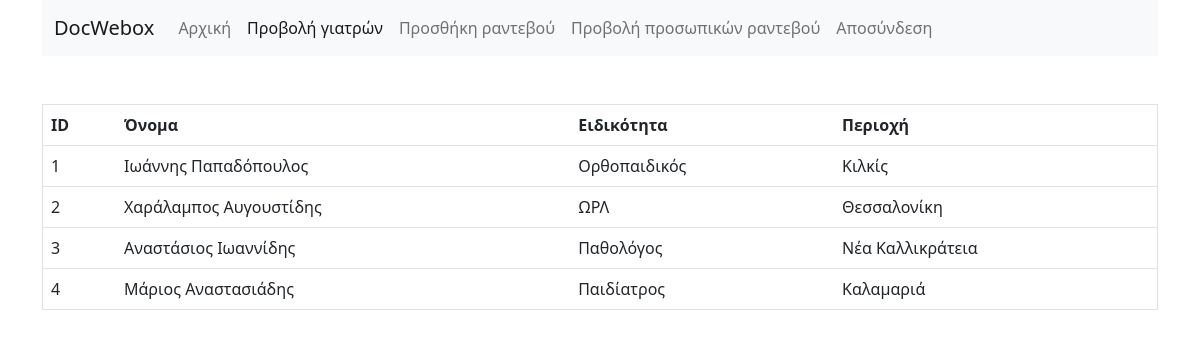
Page /ShowDocs.php (signed in) on the committed database.
### tables this page shows
CREATE TABLE `docs` (
  `id` int(11) NOT NULL,
  `fname` varchar(15) NOT NULL,
  `lname` varchar(15) NOT NULL,
  `exp` varchar(20) NOT NULL,
  `loc` varchar(20) NOT NULL
);

### ShowDocs.php (the view, shortened to what this page needs)
<?php
include "connect.php";
?>
<!DOCTYPE html>
<html>
	<head>
    	<link href="https://cdn.jsdelivr.net/npm/bootstrap@5.2.3/dist/css/bootstrap.min.css" rel="stylesheet">
	</head>
	<body>
	<div class="container">
	<nav class="navbar navbar-expand-lg navbar-light bg-light">
		<div class="container-fluid">
			<a class="navbar-brand" href="#">DocWebox</a>
			<div class="collapse navbar-collapse" id="navbarNavAltMarkup">
				<div class="navbar-nav">
				<a class="nav-item nav-link " href="welcome.php">Αρχική</a>
				<a class="nav-item nav-link active" aria-current="page" href="showDocs.php">Προβολή γιατρών</a>
				<a class="nav-item nav-link" href="addAppointment.php">Προσθήκη ραντεβού</a>
				<?php
					echo "<a class='nav-item nav-link' href='showAppointments.php'>Προβολή προσωπικών ραντεβού</a>";
				?>
					<a class="nav-item nav-link " href="login_register.html">Αποσύνδεση</a>
				</div>
			</div>
		</div>
    </nav>
	<br/>
	<br/>
		<?php
			$sql = "SELECT id, fname, lname, exp, loc FROM docs";
			$result = $conn->query($sql);
			if ($result->num_rows > 0) {
				echo "<div class='table-responsive'><table class='table table bordered'><tr><th>ID</th><th>Όνομα</th><th>Ειδικότητα</th><th>Περιοχή</th></tr>";
				while($row = $result->fetch_assoc()) {
					echo "<tr><td>".$row["id"]."</td><td>".$row["fname"]."
					".$row["lname"]."</td><td>".$row["exp"]."</td><td>".$row["loc"]."</td></tr>";
				}
				echo "</table>";
			} else {
				echo "0 results";
			}
		?>
	</div>
	</body>
</html>

### ShowDocs.php (style rules this page uses)
table, th, td { border: 1px solid black; }

### rows in the picture
docs: id "1", fname "Ιωάννης", lname "Παπαδόπουλος", exp "Ορθοπαιδικός", loc "Κιλκίς"
docs: id "2", fname "Χαράλαμπος", lname "Αυγουστίδης", exp "ΩΡΛ", loc "Θεσσαλονίκη"
docs: id "3", fname "Αναστάσιος", lname "Ιωαννίδης", exp "Παθολόγος", loc "Νέα Καλλικράτεια"
docs: id "4", fname "Μάριος", lname "Αναστασιάδης", exp "Παιδίατρος", loc "Καλαμαριά"
